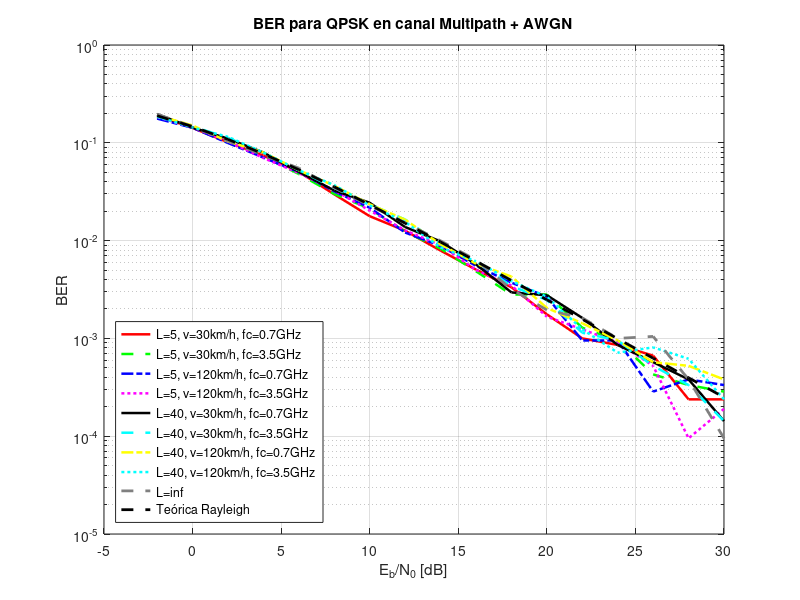
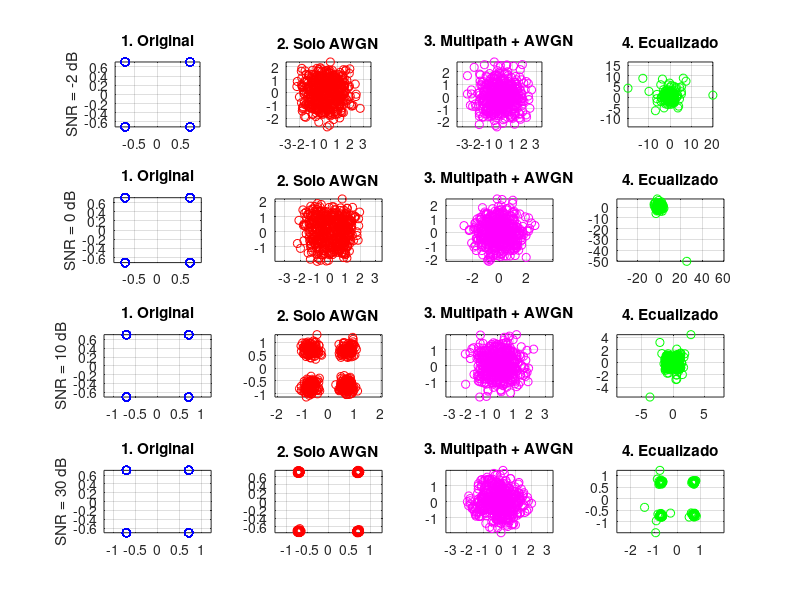

MATLAB code for these plots, in order: (Note: this script raises an error after producing the figures.)
clc; clear all; close all;

% Parámetros fijos
num_bits = 1e3;
k = 2;
num_symbols = num_bits / k;
EbN0_dB = -2:2:30;
num_runs = 21;
mapping = [1+1j; 1-1j; -1+1j; -1-1j] / sqrt(2);
bit_map = [0 0; 0 1; 1 0; 1 1];

% Valores de SNR para los que se graficarán constelaciones
snr_plot_vals = [-2, 0, 10, 30];
saved_constellations = struct();

% Variables a recorrer
L_vals = [5, 40];
v_kmh_vals = [30, 120];          
fc_vals = [700e6, 3.5e9];        

% Colores y estilos
colors = ['r', 'g', 'b', 'm', 'k', 'c', 'y', 'c'];
styles = {'-', '--', '-.', ':'};

figure;
legend_entries = {};
plot_idx = 1;

% ----------------------------
% CASOS CON DOPPLER
% ----------------------------
for iL = 1:length(L_vals)
    for iv = 1:length(v_kmh_vals)
        for ifc = 1:length(fc_vals)
            L = L_vals(iL);
            v_kmh = v_kmh_vals(iv);
            fc = fc_vals(ifc);

            v = v_kmh / 3.6;
            lambda = 3e8 / fc;
            fd_max = v / lambda;

            ber_total = zeros(1, length(EbN0_dB));

            for idx = 1:length(EbN0_dB)
                EbN0_dB_val = EbN0_dB(idx);
                EbN0 = 10^(EbN0_dB_val/10);
                N0 = 1/(2*k*EbN0);

                for run = 1:num_runs
                    bits = randi([0 1], 1, num_bits);
                    bit_pairs = reshape(bits, 2, []).';
                    indices = bit_pairs(:,1)*2 + bit_pairs(:,2) + 1;
                    symbols = mapping(indices).';

                    % Canal y ruido con Doppler
                    t = linspace(0, 1, num_symbols);
                    an = ones(1,L)/sqrt(L);
                    thetan = 2*pi*rand(1,L);
                    fDn = fd_max * cos(2*pi*rand(1,L));
                    H = zeros(1,num_symbols);
                    for l = 1:L
                        H = H + an(l)*exp(1j*(thetan(l) - 2*pi*fDn(l)*t));
                    end
                    H(abs(H) < 1e-3) = 1e-3;

                    noise = sqrt(N0)*(randn(1,num_symbols) + 1j*randn(1,num_symbols));
                    y = symbols .* H + noise;
                    y_eq = y ./ H;

                    decoded_bits = zeros(num_bits,1);
                    for n = 1:num_symbols
                        distances = abs(y_eq(n) - mapping).^2;
                        [~, idx_min] = min(distances);
                        decoded_bits(2*n-1:2*n) = bit_map(idx_min,:).';
                    end
                    ber_total(idx) = ber_total(idx) + sum(decoded_bits.' ~= bits);

                    should_save = (run == 1) && (iL == 1) && (iv == 1) && (ifc == 1);
                    if should_save && ismember(EbN0_dB_val, snr_plot_vals)
                        if EbN0_dB_val < 0
                            s = sprintf('snr_m%d', abs(EbN0_dB_val));
                        else
                            s = sprintf('snr_%d', EbN0_dB_val);
                        end
                        saved_constellations.(s).tx = symbols;
                        saved_constellations.(s).rx_awgn = symbols + noise;
                        saved_constellations.(s).rx_multipath = y;
                        saved_constellations.(s).rx_eq = y_eq;
                        fprintf('Guardando constelaciones para %s\n', s);
                    end
                end
            end

            ber_avg = ber_total / (num_runs * num_bits);

            style = styles{mod(plot_idx-1,length(styles))+1};
            color = colors(mod(plot_idx-1,length(colors))+1);
            semilogy(EbN0_dB, ber_avg, [color style], 'LineWidth', 1.8); hold on;

            legend_entries{end+1} = sprintf('L=%d, v=%dkm/h, fc=%.1fGHz', L, v_kmh, fc/1e9);
            plot_idx = plot_idx + 1;
        end
    end
end

% ----------------------------
% CASO SIN DOPPLER
L_inf = 40;

color = [0.5 0.5 0.5];  
style = '--';

for iL = 1:length(L_inf)
    L = L_inf(iL);
    ber_total = zeros(1, length(EbN0_dB));

    for idx = 1:length(EbN0_dB)
        EbN0_dB_val = EbN0_dB(idx);
        EbN0 = 10^(EbN0_dB_val/10);
        N0 = 1/(2*k*EbN0);

        for run = 1:num_runs
            bits = randi([0 1], 1, num_bits);
            bit_pairs = reshape(bits, 2, []).';
            indices = bit_pairs(:,1)*2 + bit_pairs(:,2) + 1;
            symbols = mapping(indices).';

           % Canal sin Doppler (Rayleigh plano, aleatorio por símbolo)
            H = (randn(1, num_symbols) + 1j*randn(1, num_symbols)) / sqrt(2);  % Rayleigh con varianza unitaria
            
            noise = sqrt(N0)*(randn(1,num_symbols) + 1j*randn(1,num_symbols));
            y = symbols .* H + noise;
            y_eq = y ./ H;



            noise = sqrt(N0)*(randn(1,num_symbols) + 1j*randn(1,num_symbols));
            y = symbols .* H + noise;
            y_eq = y ./ H;

            decoded_bits = zeros(num_bits,1);
            for n = 1:num_symbols
                distances = abs(y_eq(n) - mapping).^2;
                [~, idx_min] = min(distances);
                decoded_bits(2*n-1:2*n) = bit_map(idx_min,:).';
            end
            ber_total(idx) = ber_total(idx) + sum(decoded_bits.' ~= bits);
        end
    end

    ber_avg = ber_total / (num_runs * num_bits);

    semilogy(EbN0_dB, ber_avg, 'Color', color, 'LineStyle', style, 'LineWidth', 2); hold on;
    legend_entries{end+1} = sprintf('L=inf');
end


% Teórica Rayleigh
EbN0_lin = 10.^(EbN0_dB/10);
ber_rayleigh_theory = 0.5*(1 - sqrt(EbN0_lin./(EbN0_lin+1)));
semilogy(EbN0_dB, ber_rayleigh_theory, 'k--', 'LineWidth', 2);
legend_entries{end+1} = 'Teórica Rayleigh';

grid on;
legend(legend_entries, 'Location', 'southwest');
xlabel('E_b/N_0 [dB]');
ylabel('BER');
title('BER para QPSK en canal Multipath + AWGN');


% Figura de constelaciones para múltiples SNR
figure;
snrs = snr_plot_vals;
titles = {'1. Original', '2. Solo AWGN', '3. Multipath + AWGN', '4. Ecualizado'};

for i = 1:length(snrs)
    if snrs(i) < 0
        s = sprintf('snr_m%d', abs(snrs(i)));
    else
        s = sprintf('snr_%d', snrs(i));
    end

    if isfield(saved_constellations, s)
        data = saved_constellations.(s);

        subplot(4,4,(i-1)*4+1);
        plot(real(data.tx), imag(data.tx), 'bo'); axis equal; grid on;
        title(titles{1});
        ylabel(sprintf('SNR = %d dB', snrs(i)));

        subplot(4,4,(i-1)*4+2);
        plot(real(data.rx_awgn), imag(data.rx_awgn), 'ro'); axis equal; grid on;
        title(titles{2});

        subplot(4,4,(i-1)*4+3);
        plot(real(data.rx_multipath), imag(data.rx_multipath), 'mo'); axis equal; grid on;
        title(titles{3});

        subplot(4,4,(i-1)*4+4);
        plot(real(data.rx_eq), imag(data.rx_eq), 'go'); axis equal; grid on;
        title(titles{4});
    else
        fprintf('Advertencia: no se guardaron constelaciones para SNR = %d dB\n', snrs(i));
    end
end

sgtitle('Constelaciones para SNR = -2, 0, 10, 30 dB (L=5, v=30km/h, fc=700MHz)');
